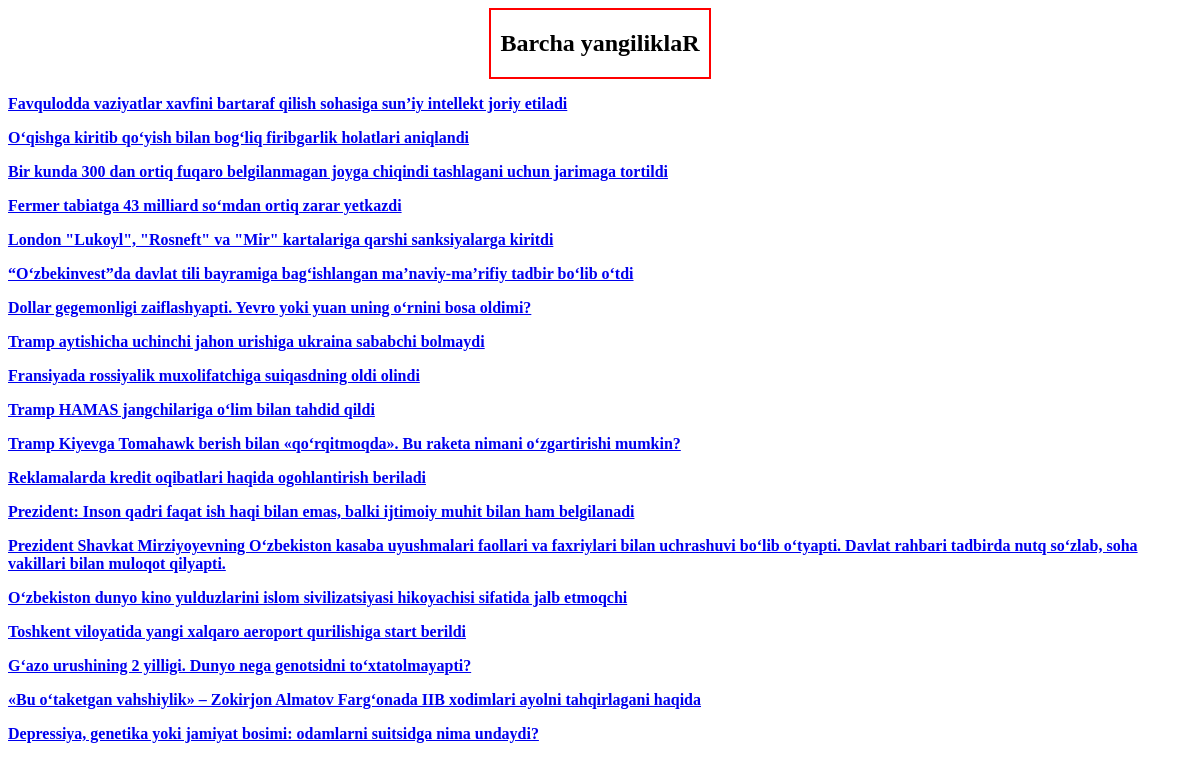
Before: /all_news/ with the older database file.
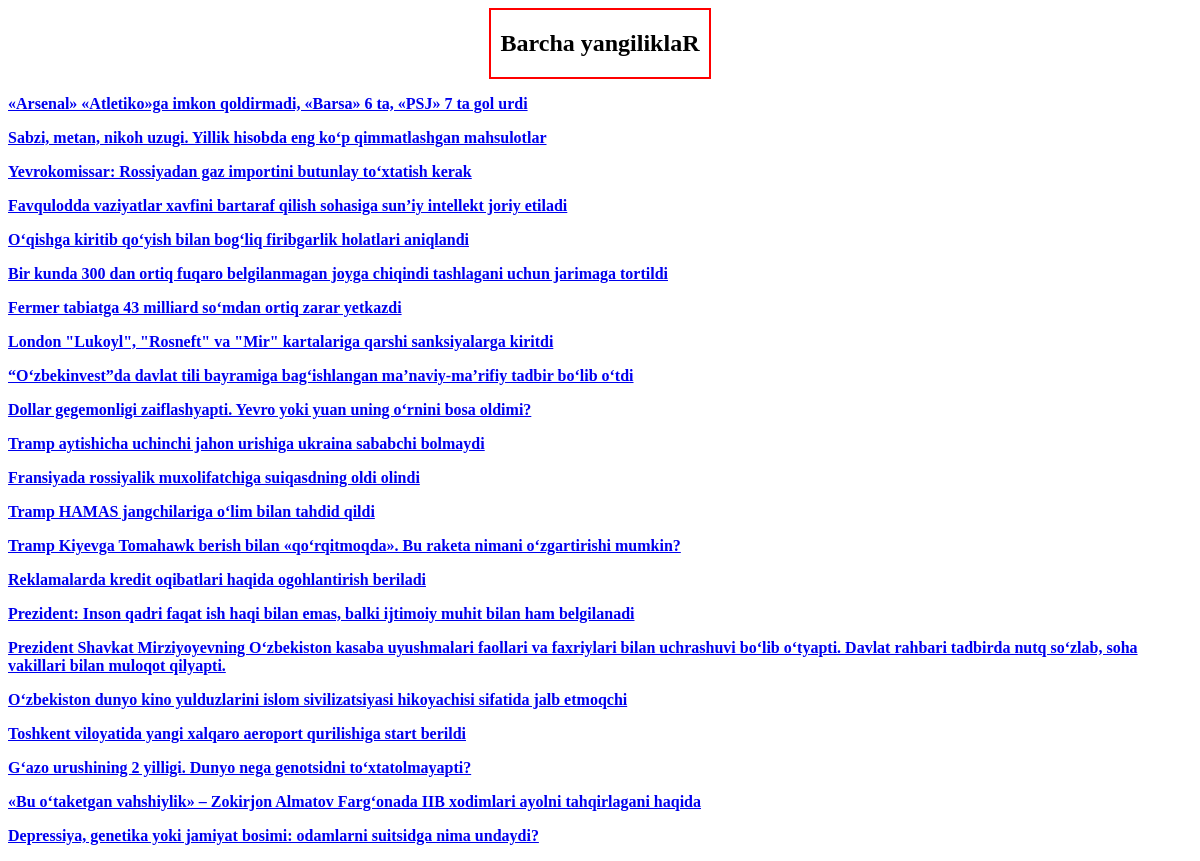
After: the same page with the newer database file.
### news_project/models.py (models this page shows, shortened)
class News(models.Model):
    class Status(models.TextChoices):
        Draft = "DF", "Draft"
        Published = "PB", "Published"
    title = models.CharField(max_length=512)
    slug = models.SlugField()
    body = models.TextField()
    image = models.ImageField(upload_to='news/images/', blank=True, null=True)
    video = models.FileField(upload_to='news/videos/', blank=True, null = True)
    category = models.ForeignKey(Category, on_delete=models.CASCADE)
    published_at = models.DateTimeField(default=timezone.now)
    created_at = models.DateTimeField(auto_now_add=True)
    updated_at = models.DateTimeField(auto_now=True)
    status = models.CharField(choices=Status.choices, default=Status.Draft)
    class Meta:
        ordering = ["-published_at"]
    verbose_name_plural = "news"
    verbose_name = "news"

### news_project/views.py (the view)
# urls.py: path('all_news/', all_news, name='all_news'),
def all_news(request):
    news = News.objects.all()
    context = {
        'news':news
    }
    return render(request, 'news/all_news.html',context)

### templates/news/all_news.html (shortened to what this page needs)
<html>
<head>
</head>
<body>
    <div style="text-align: center; border: 2px solid red; margin: 0 auto; width: fit-content; padding: 0 10px;"><h2 >Barcha yangiliklaR</h2></div>
    {% for new in news %}
        <p style="font-weight: bold;"><a href="{% url 'detail' new.id %}">{{ new.title }}</a></p>
    {% endfor %}
</body>
</html>

Changed rows visible on the page:
added News: title "«Arsenal» «Atletiko»ga imkon qoldirmadi, «Barsa» 6 ta, «PSJ» 7 ta gol urdi"
added News: title "Sabzi, metan, nikoh uzugi. Yillik hisobda eng ko‘p qimmatlashgan mahsulotlar"
added News: title "Yevrokomissar: Rossiyadan gaz importini butunlay to‘xtatish kerak"
